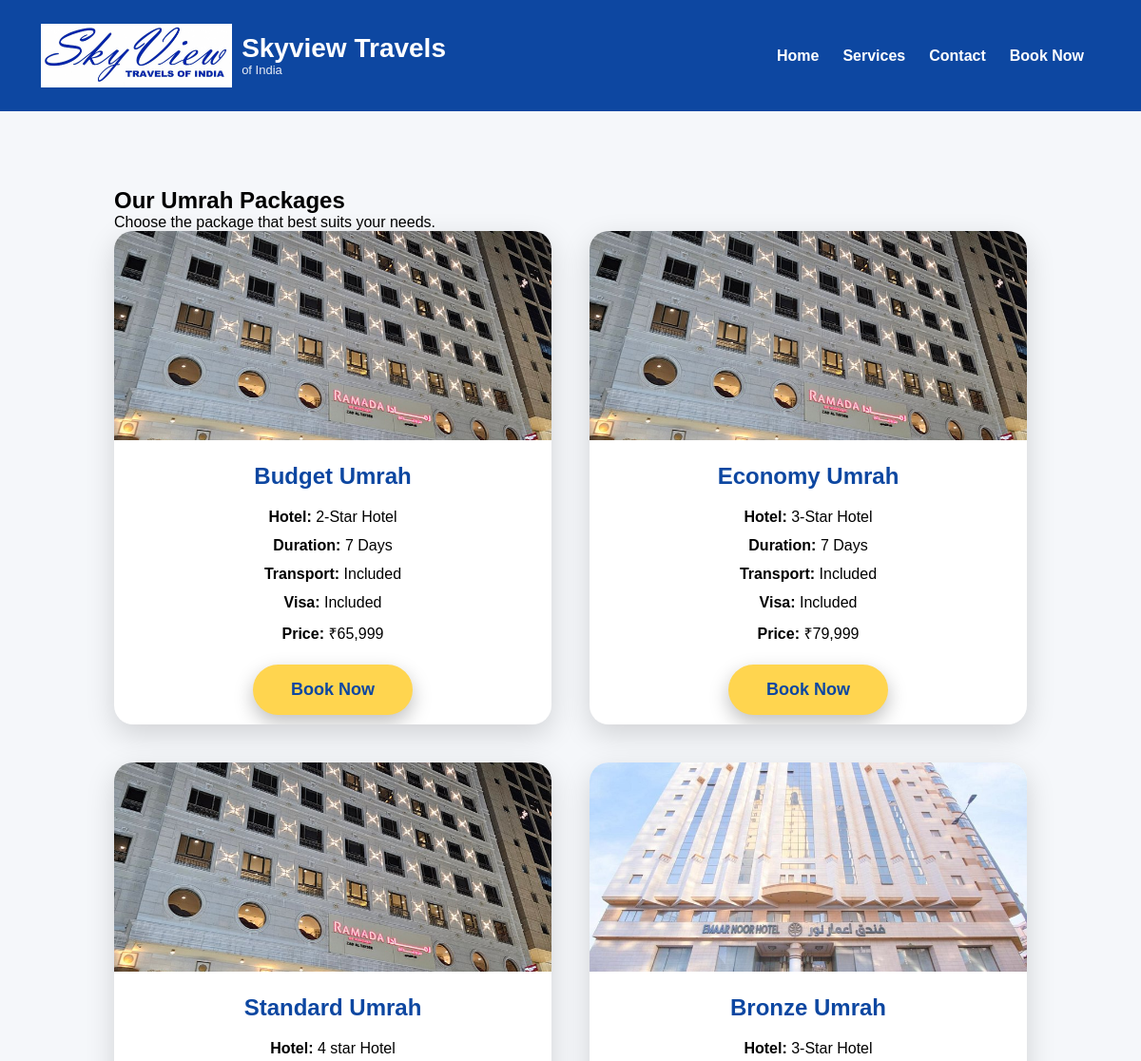
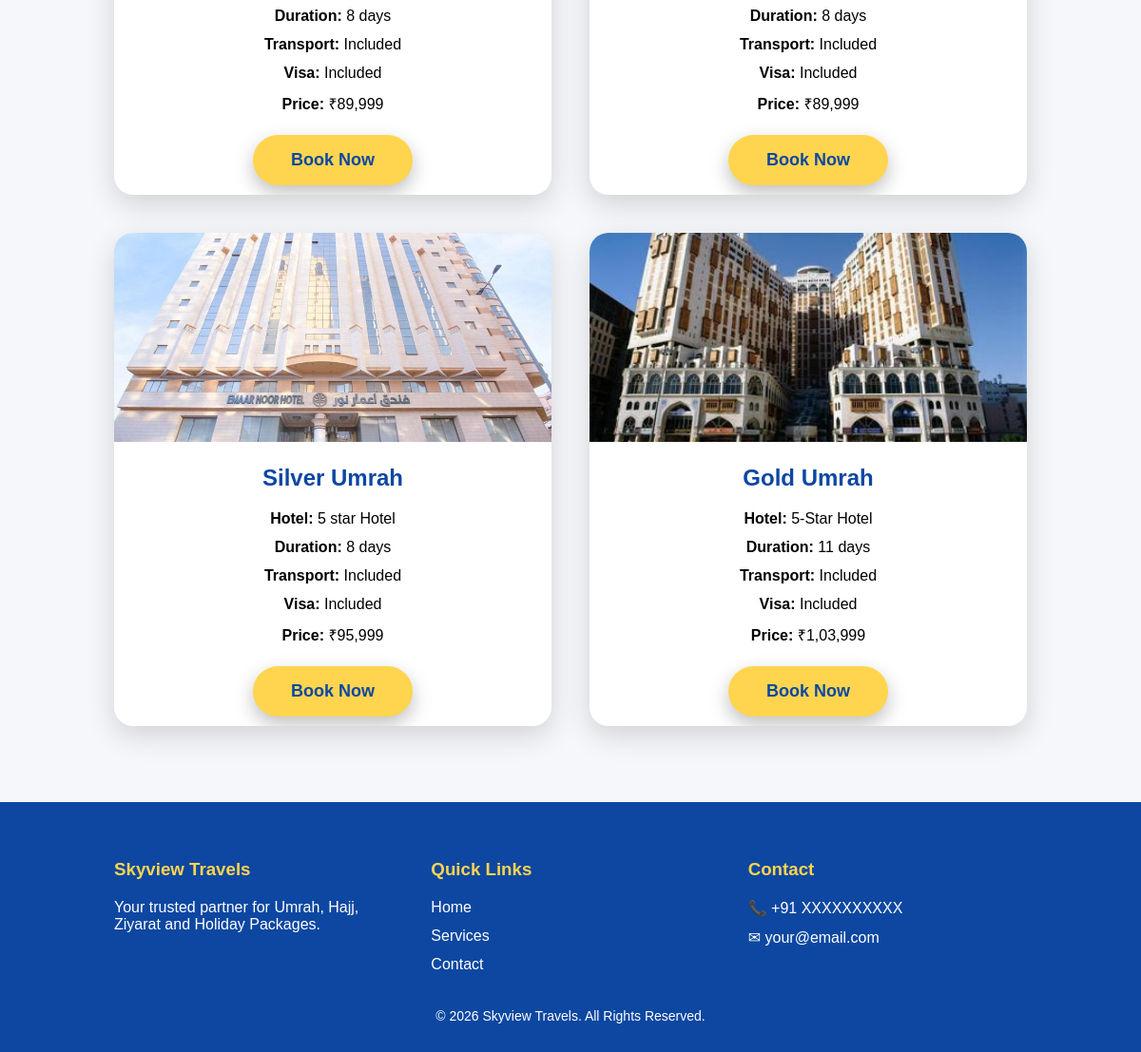
Page /umrah on the committed database (2 pictures, top to bottom).
### tables this page shows
CREATE TABLE packages (

    id INTEGER PRIMARY KEY AUTOINCREMENT,

    name TEXT,

    hotel TEXT,

    duration TEXT,

    transport TEXT,

    visa TEXT,

    price TEXT,

    image TEXT
, category TEXT DEFAULT 'Umrah');

### app.py (the view)
@app.route("/umrah")
def umrah():
    return render_template(
        "customer/umrah.html",
        packages=get_packages("Umrah")
    )

### database.py (called while the page is built)
def get_connection():
    return sqlite3.connect("bookings.db")

### helpers.py (called while the page is built)
def get_packages(category=None):
    connection = get_connection()
    cursor = connection.cursor()
    if category :
        cursor.execute(
            "SELECT * FROM packages WHERE category = ? " ,
            (category,)
        )
    else :
        cursor.execute("SELECT * FROM packages")
    packages = cursor.fetchall()
    connection.close()
    return packages

### templates/customer/umrah.html (shortened to what this page needs)
{% extends "layouts/base.html" %}
{% block content %}
<section class="packages">
    <h1>Our Umrah Packages</h1>
    <p>
        Choose the package that best suits your needs.
    </p>
    <div class="package-container">
    {% for package in packages %}
    <div class="package-card">
        <img src="{{ url_for('static',
                filename='images/' + package[7]) }}"
             alt="{{ package[1] }}">
        <h2>{{ package[1] }}</h2>
        <p><strong>Hotel:</strong> {{ package[2] }}</p>
        <p><strong>Duration:</strong> {{ package[3] }}</p>
        <p><strong>Transport:</strong> {{ package[4] }}</p>
        <p><strong>Visa:</strong> {{ package[5] }}</p>
        <p><strong>Price:</strong> {{ package[6] }}</p>
       <a href="/book?category=Umrah&package={{ package[1] }}">
            <button>Book Now</button>
        </a>
    </div>
{% endfor %}
</div>
</section>
{% endblock %}

### static/css/style.css (style rules this page uses)
* { margin:0; padding:0; box-sizing:border-box; }
html { scroll-behavior:smooth; }
body { font-family:Arial,sans-serif; background:#f5f7fa; }
button { padding:16px 40px; margin:10px; border:none; border-radius:50px; background:#FFD54F; color:#0D47A1; font-size:18px; font-weight:bold; cursor:pointer; transition:.3s; box-shadow:0 8px 20px rgba(0,0,0,.25); }
.packages { padding:80px 10%; }
.package-container { display:grid; grid-template-columns: repeat(auto-fit,minmax(320px,1fr)); gap:40px; }
.package-card { background:white; border-radius:20px; overflow:hidden; box-shadow:0 10px 30px rgba(0,0,0,.15); transition:.3s; text-align:center; }
.package-card img { width:100%; height:220px; object-fit:cover; }
.package-card h2 { margin:20px 0; color:#0D47A1; }
.package-card p { margin:12px 0; }

### rows in the picture
packages: image (picture), name "Budget Umrah", hotel "2-Star Hotel", duration "7 Days", transport "Included", visa "Included", price "₹65,999"
packages: image (picture), name "Economy Umrah", hotel "3-Star Hotel", duration "7 Days", transport "Included", visa "Included", price "₹79,999"
packages: image (picture), name "Standard Umrah", hotel "4 star Hotel", duration "8 days", transport "Included", visa "Included", price "₹89,999"
packages: image (picture), name "Bronze Umrah", hotel "3-Star Hotel", duration "8 days", transport "Included", visa "Included", price "₹89,999"
packages: image (picture), name "Silver Umrah", hotel "5 star Hotel", duration "8 days", transport "Included", visa "Included", price "₹95,999"
packages: image (picture), name "Gold Umrah", hotel "5-Star Hotel", duration "11 days", transport "Included", visa "Included", price "₹1,03,999"
